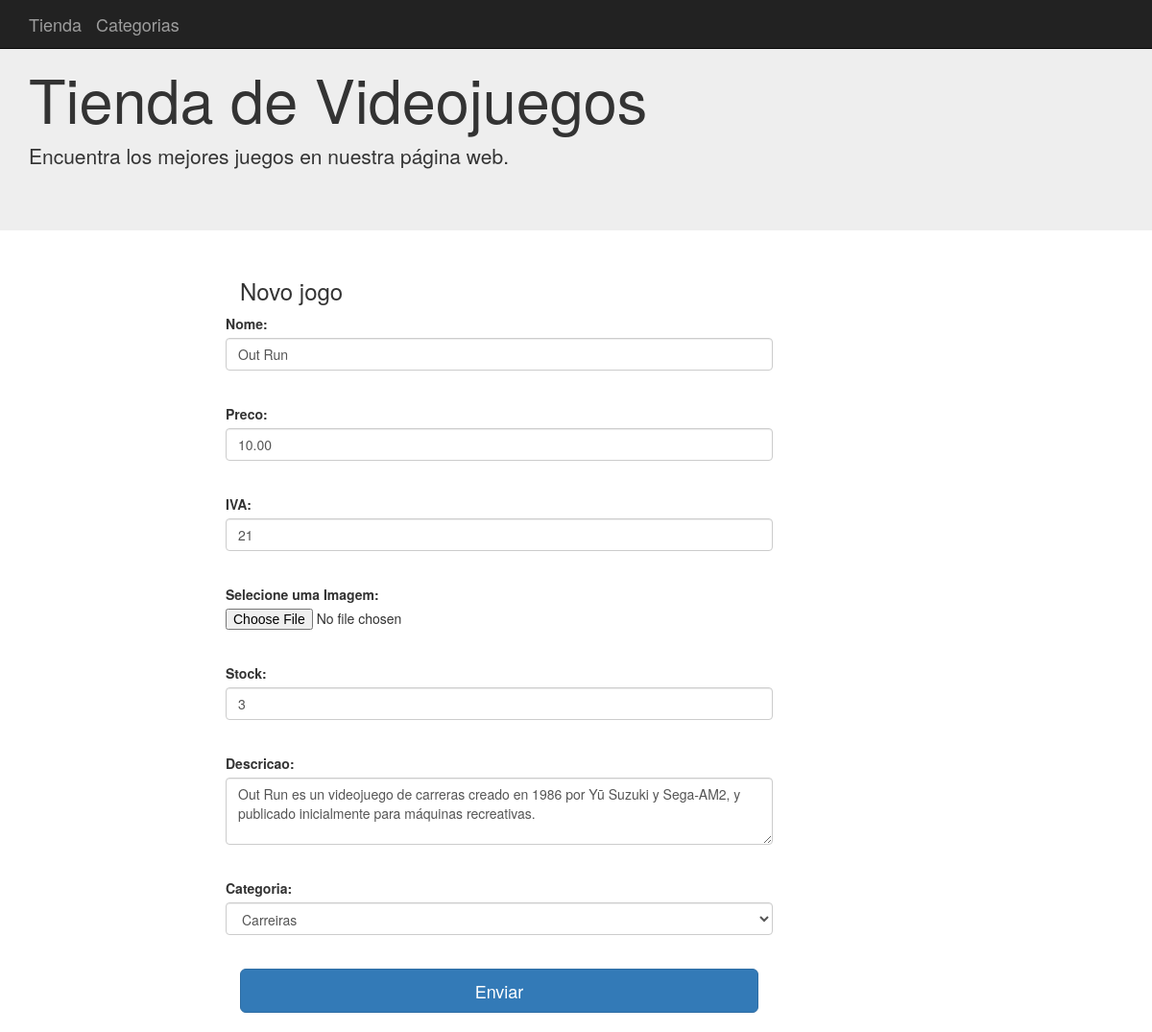
/artigos/6/edit, run on the app's committed database.
### aplicacao/model.py (models this page shows, shortened)
class Artigos(db.Model):
    __tablename__ = 'artigos'
    id = Column(Integer, primary_key=True)
    nome = Column(String(100), nullable=False)
    preco = Column(Float, default=0)
    iva = Column(Integer, default=21)
    descricao = Column(String(255))
    image = Column(String(255))
    stock = Column(Integer, default=0)
    CategoriaId = Column(Integer, ForeignKey('categorias.id'), nullable=False)
    categoria = relationship("Categorias", backref="Artigos")

### aplicacao/app.py (the view, shortened to what this page needs)
@app.route('/artigos/<id>/edit',  methods=["GET","POST"])
def artigos_edit(id):
    art=Artigos.query.get(id)
    if art is None:
        abort(404)
    form=formArtigo(obj=art)
    categorias=[(c.id, c.nome) for c in Categorias.query.all()[1:]]
    form.CategoriaId.choices = categorias
    return render_template('artigos_new.html', form=form)

### aplicacao/forms.py
class formArtigo(FlaskForm):
    nome = StringField("Nome:", validators=[InputRequired("Adicione o nome!")])
    preco = DecimalField("Preco:", default=0, validators=[InputRequired("Adicione o preco!")])
    iva = IntegerField("IVA:", default=21, validators=[InputRequired("Adicione IVA!")])
    descricao = TextAreaField("Descricao:")
    foto = FileField("Selecione uma Imagem:")
    stock = IntegerField("Stock:", default=21, validators=[InputRequired("Adicione um valor")])
    CategoriaId=SelectField("Categoria:", coerce=int)
    submit = SubmitField('Enviar')

### aplicacao/templates/artigos_new.html (shortened to what this page needs)
{% extends "base.html" %}
{% block conteudo %}
<link rel="stylesheet" href="{{url_for('static', filename='css/artigo.css')}}">
<div class="container">
  <div class="col-md-2"></div>
  <div class="col-md-6">
    <h3>Novo jogo</h3>
      <form class="form-horizontal" method="post" enctype="multipart/form-data">
        <div class="form-group">
          {{form.nome.label() }}{{form.nome(size="100",class="form-control")}}<br/>
        </div>
        <div class="form-group">
          {{form.preco.label() }}{{form.preco(size="10",class="form-control")}}<br/>
        </div>
        <div class="form-group">
          {{form.iva.label() }}{{form.iva(size="10",class="form-control")}}<br/>
        </div>
        <div class="form-group">
          {{form.foto.label() }}{{form.foto()}}<br/>
        </div>
        <div class="form-group">
          {{form.stock.label() }}{{form.stock(size="10",class="form-control")}}<br/>
        </div>
        <div class="form-group">
          {{form.descricao.label() }}<br/>{{form.descricao(rows="20",cols="0",class="form-control")}}<br/>
        </div>
        <div class="form-group">
          {{form.CategoriaId.label() }}{{form.CategoriaId(class="form-control")}}<br/>
        </div>
          {{form.submit(class="btn btn-lg btn-primary btn-block")}}
    </form>
    <br/>
  </div>
</div>
{% endblock %}

### aplicacao/static/css/artigo.css (style rules this page uses)
textarea.form-control { height: 70px; }

### data on the page
Artigos: nome "Out Run", preco "10.00", iva "21", stock "3", descricao "Out Run es un videojuego de carreras creado en 1986 por Yū Suzuki y Sega-AM2, y publicado inicialmente para máquinas recreativas.", CategoriaId "Carreiras"
